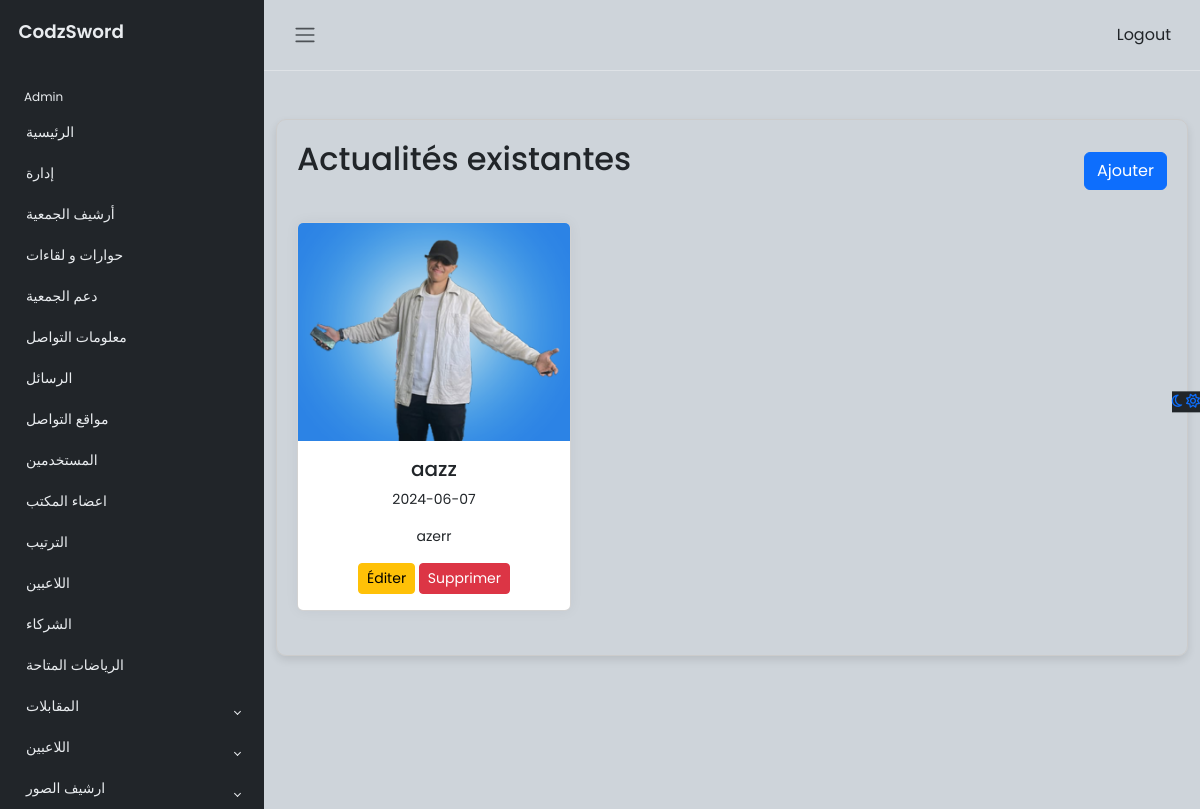
/admin/actualete.php (signed in), run on an earlier commit of the app's database.
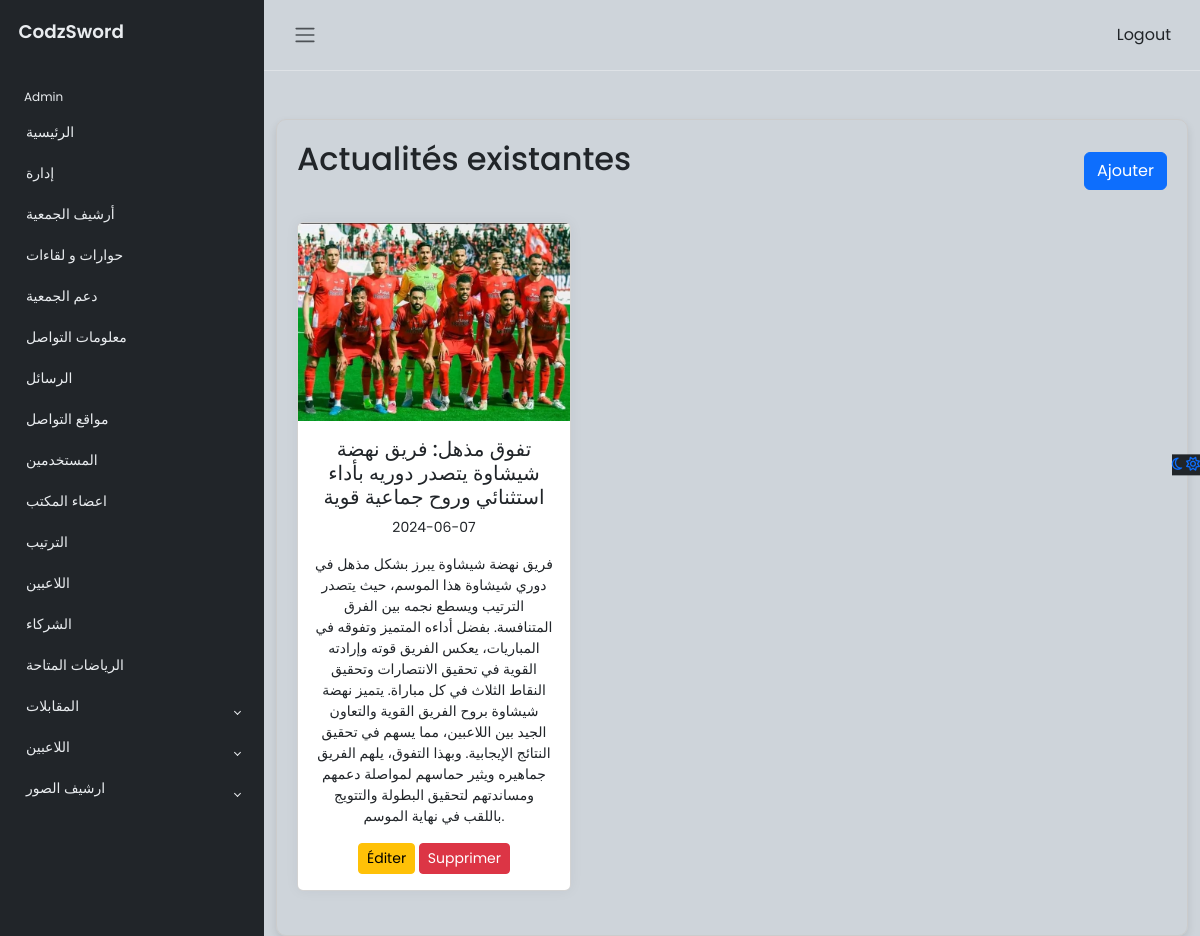
And on a later commit of the database.
### tables this page shows
CREATE TABLE `news` (
  `id` int(11) NOT NULL,
  `title` varchar(255) NOT NULL,
  `date` date NOT NULL,
  `image` varchar(255) NOT NULL,
  `content` text NOT NULL
);

### admin/actualete.php (the view, shortened to what the changed rows need)
<?php
$servername = "localhost";
$username = "root";
$password = "";
$dbname = "association";
$conn = new mysqli($servername, $username, $password, $dbname);
$sql = "SELECT id, title, date, image, content FROM news";
$result = $conn->query($sql);
?>
<!DOCTYPE html>
<html lang="fr">
<head>
    <link rel="stylesheet" href="https://stackpath.bootstrapcdn.com/bootstrap/4.5.2/css/bootstrap.min.css">
    <link rel="stylesheet" href="https://cdn.jsdelivr.net/npm/bootstrap@5.3.0-alpha2/dist/css/bootstrap.min.css">
    <link rel="stylesheet" href="css/style.css">
</head>
<body>
<div class="wrapper">
        <div class="main">
            <div class="container">
        <div class="news-container mt-5">
            <div class="header">
                <h2 class="mb-4">Actualités existantes</h2>
            </div>
            <div class="row">
                <?php
                if ($result->num_rows > 0) {
                    while($row = $result->fetch_assoc()) {
                        echo "<div class='col-md-4'>
                                <div class='card mb-4'>
                                    <img src='uploads/image/" . $row['image'] . "' class='card-img-top gallery-image' alt='Actualité'>
                                    <div class='card-body'>
                                        <h5 class='card-title'>" . $row['title'] . "</h5>
                                        <p class='card-text'>" . $row['date'] . "</p>
                                        <p class='card-text'>" . $row['content'] . "</p>
                                        <button class='btn btn-warning btn-sm' data-toggle='modal' data-target='#editNewsModal' data-id='" . $row['id'] . "' data-title='" . $row['title'] . "' data-date='" . $row['date'] . "' data-content='" . $row['content'] . "'>Éditer</button>
                                        <form action='actualete.php' method='post' style='display:inline-block;'>
                                            <input type='hidden' name='id' value='" . $row['id'] . "'>
                                            <button type='submit' name='delete_news' class='btn btn-danger btn-sm'>Supprimer</button>
                                        </form>
                                    </div>
                                </div>
                            </div>";
                    }
                } else {
                    echo "<p>Aucune actualité trouvée.</p>";
                }
                ?>
            </div>
        </div>
    </div>
        </div>
    </div>
</body>
</html>

What changed in the data, as far as the page shows it:
changed news: image: a different picture; title "aazz" → "تفوق مذهل: فريق نهضة شيشاوة يتصدر دوريه بأداء استثنائي وروح جماعية قوية"; content "azerr" → "فريق نهضة شيشاوة يبرز بشكل مذهل في دوري شيشاوة هذا الموسم، حيث يتصدر الترتيب ويسطع نجمه بين الفرق المتنافسة. بفضل أداءه المتميز وتفوقه في المباريات، يعكس الفريق قوته وإرادته القوية في تحقيق الانتصارات وتحقيق النقاط الثلاث في كل مباراة. يتميز نهضة شيشاوة بروح الفريق القوية والتعاون الجيد بين اللاعبين، مما يسهم في تحقيق النتائج الإيجابية. وبهذا التفوق، يلهم الفريق جماهيره ويثير حماسهم لمواصلة دعمهم ومساندتهم لتحقيق البطولة والتتويج باللقب في نهاية الموسم."
